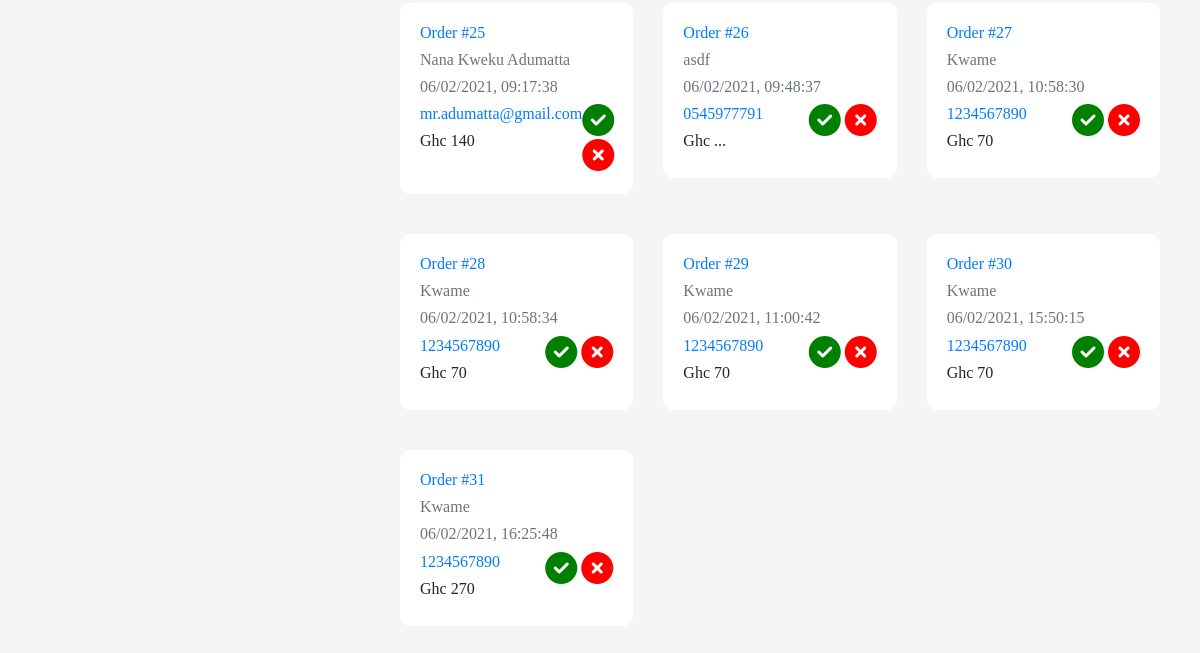
/dash-orders (lower part), run on an earlier commit of the app's database.
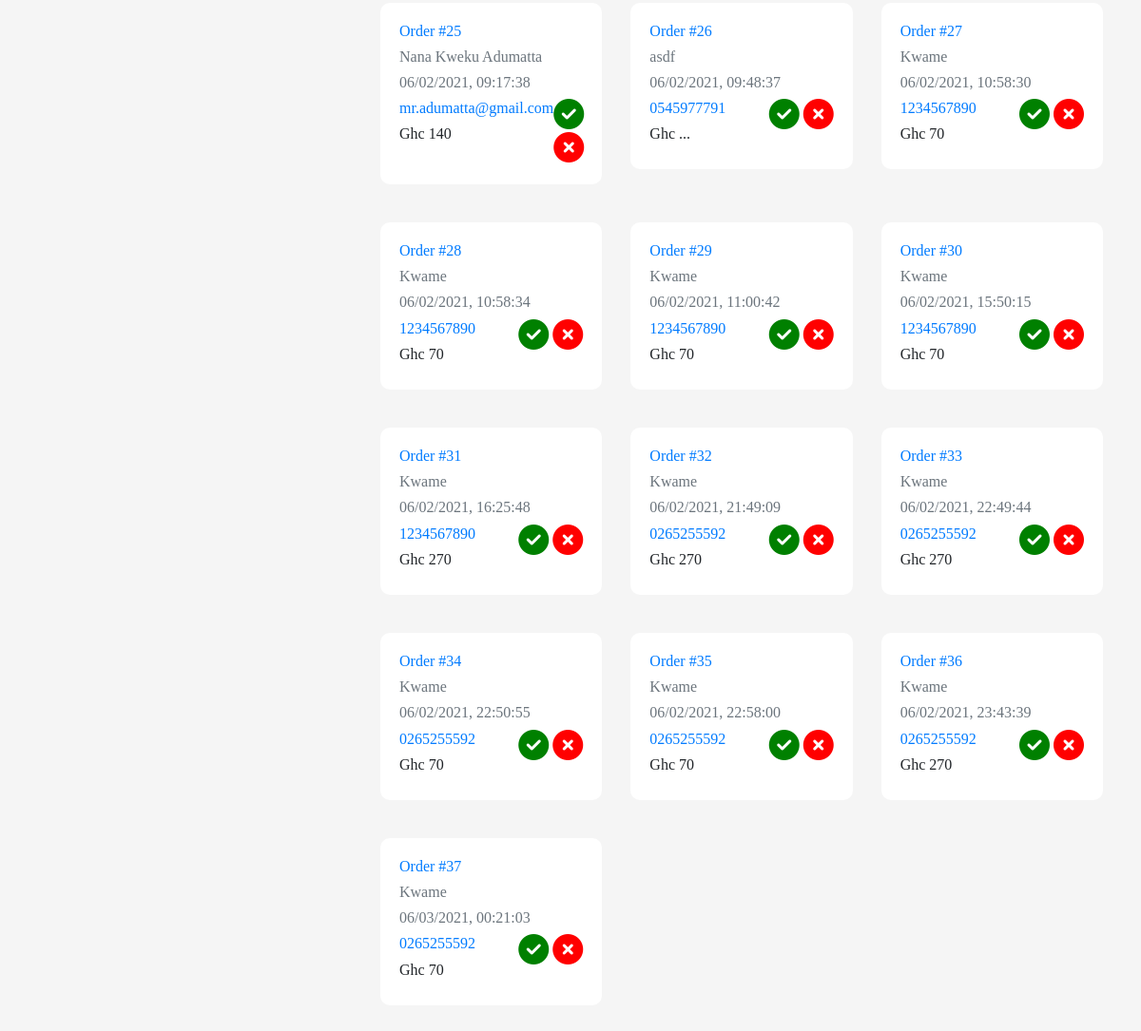
And on a later commit of the database.
### models.py (models this page shows, shortened)
class Order(db.Model):
    id = db.Column(db.Integer, primary_key=True)
    order = db.Column(db.String(), nullable=False)
    user = db.Column(db.String(),nullable=False)
    phone = db.Column(db.String(), nullable=False)
    location = db.Column(db.String(), nullable=False)
    branch = db.Column(db.String(), nullable=False)
    date_created = db.Column(db.DateTime, default=datetime.utcnow)
    total = db.Column(db.String)
    delivered = db.Column(db.Boolean, default=False)

### app.py (the view)
@app.route('/dash-orders')
def dashorders():
    orders = Order.query.all()
    return render_template('dash-orders.html', title='Orders', orders = orders)

### templates/dash-orders.html (shortened to what this page needs)
{% extends "dash.html" %}
{% block body %}
<br>
<div class="row">
    {% for order in orders %}
    <div class="col-md-4">
        <div class="card" data-aos="fade-up" data-aos-delay="100">
            <a href="{{url_for('dashorder',id=order.id)}}" style="text-decoration: none;">
            <h6>Order #{{order.id}}</h6>
            </a>
            <h6 class="text-muted" >{{order.user}}</h6>
            <h6 class="text-muted" style="font-weight:300">{{order.date_created.strftime("%m/%d/%Y, %H:%M:%S")}}</h6>
            <div>
            <div class="status">
                <div>
                    <a href="tel:{{order.phone}}">
                        <h6 style="font-weight: 300;">{{order.phone}}</a></h6>
                    <h6>Ghc {{order.total}}</h6>
                </div>
                <div>
                    <i class="fas fa-check-circle fa-2x" style="color: green;"></i>
                    <i class="fas fa-times-circle fa-2x" style="color: red;"></i>
                </div>
            </div>
        </div>
    </div>
</div>
{% endfor %}
</div>
{% endblock %}

What changed in the data, as far as the page shows it:
added Order: id "32", user "Kwame", date_created "06/02/2021, 21:49:09", phone "0265255592", total "270"
added Order: id "33", user "Kwame", date_created "06/02/2021, 22:49:44", phone "0265255592", total "270"
added Order: id "34", user "Kwame", date_created "06/02/2021, 22:50:55", phone "0265255592", total "70"
added Order: id "35", user "Kwame", date_created "06/02/2021, 22:58:00", phone "0265255592", total "70"
added Order: id "36", user "Kwame", date_created "06/02/2021, 23:43:39", phone "0265255592", total "270"
added Order: id "37", user "Kwame", date_created "06/03/2021, 00:21:03", phone "0265255592", total "70"
